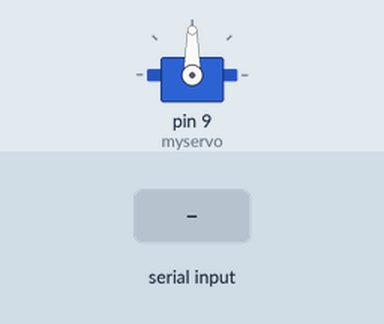
Simulated run of this sketch. Board: Arduino Uno, built with avr-gcc and run on an emulated ATmega328P. On the bench: servo. The inputs (shaded band) are chosen by the test bench.

Above: at 1.2 s.
1.3 s: "90,45\n" received over Serial
At 3.2 s:
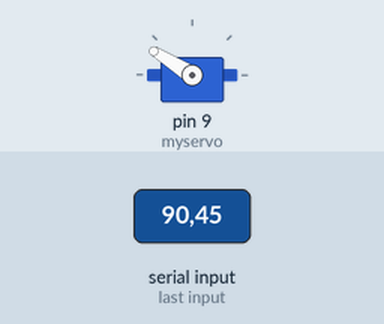
3.8 s: "30,150\n" received over Serial
At 5.2 s:
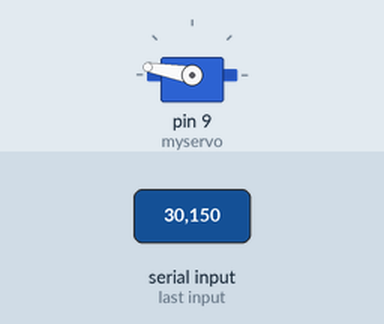
6.3 s: "200\n" received over Serial
At 8.1 s:
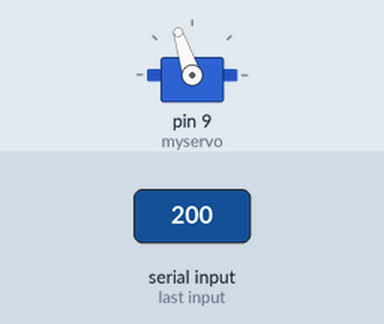
8.8 s: "90\n" received over Serial
At 11.2 s:
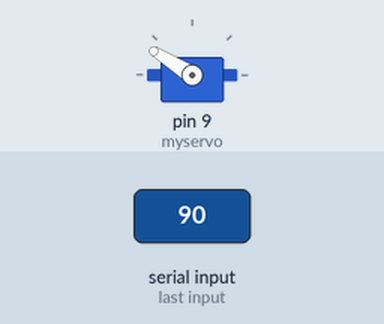
Timing chart, 0 to 12.3 s (numbered marks = the images above; inputs shaded):
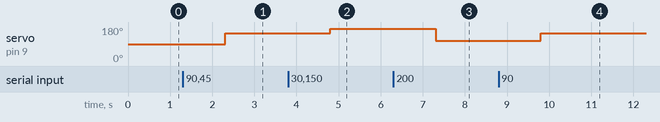

The sketch:

Knob_serial_arduino.ino
```cpp
#include <Servo.h>

Servo myservo;  // create servo object to control a servo


String val;
int pos;
void setup() {
  myservo.attach(9);
  Serial.begin(9600);
}

void loop() {
  if(Serial.available()){
  val = Serial.readString();  // Read String from Serial
  pos=val.toInt();           // Converting Serial to Integer
  pos=map(pos,0,500,180,0);  // maping value from 0 - 500 to 180 - 0
  myservo.write(pos);        // finally writing the pulse to the servo
  }
}
```

Measured:
- after the input at 1.3 s, servo on pin 9 (myservo): 90° → 148° after 1.0 s
- after the input at 3.8 s, servo on pin 9 (myservo): 148° → 170° after 1.0 s
- after the input at 6.3 s, servo on pin 9 (myservo): 170° → 108° after 1.0 s
- after the input at 8.8 s, servo on pin 9 (myservo): 108° → 148° after 1.0 s
